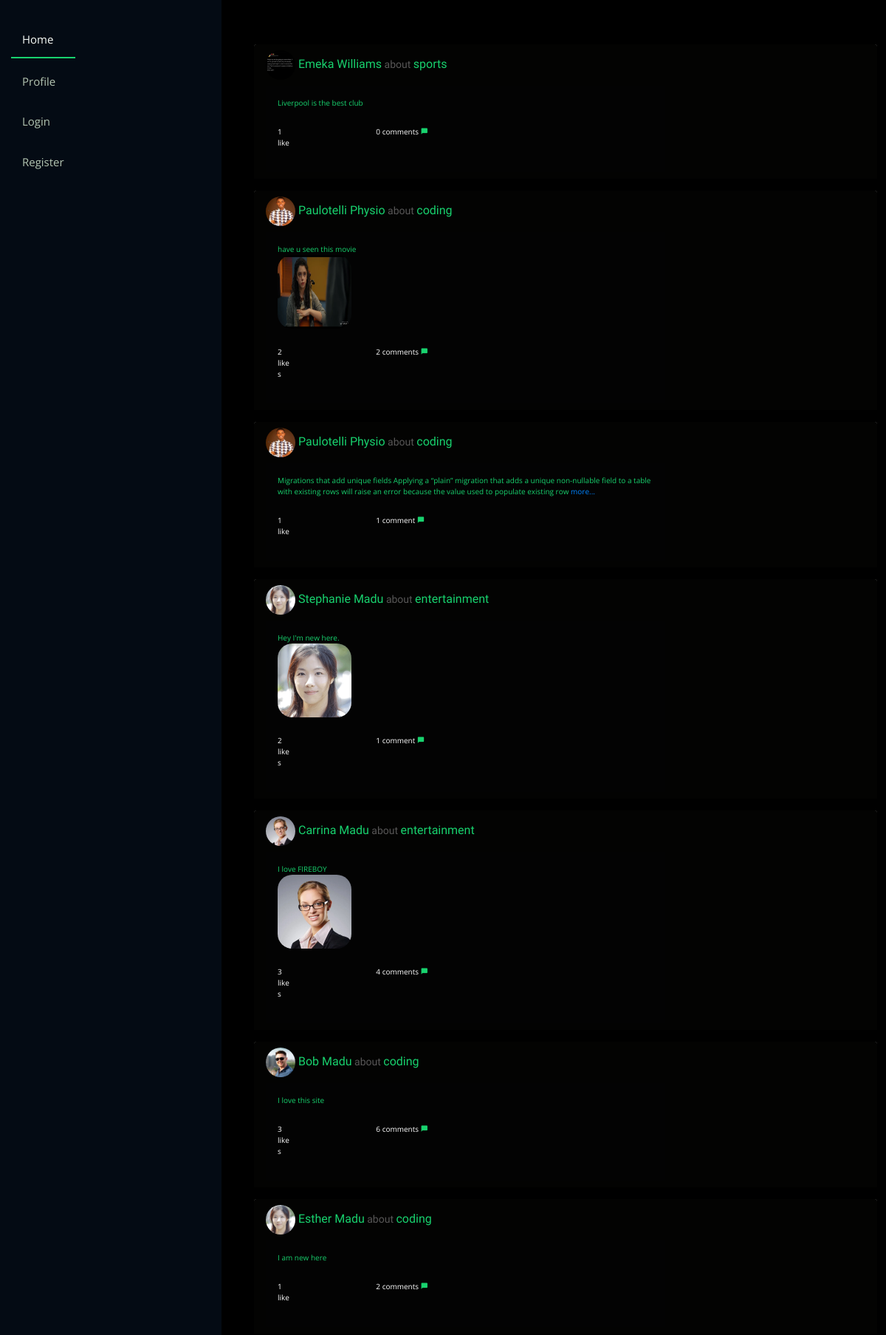
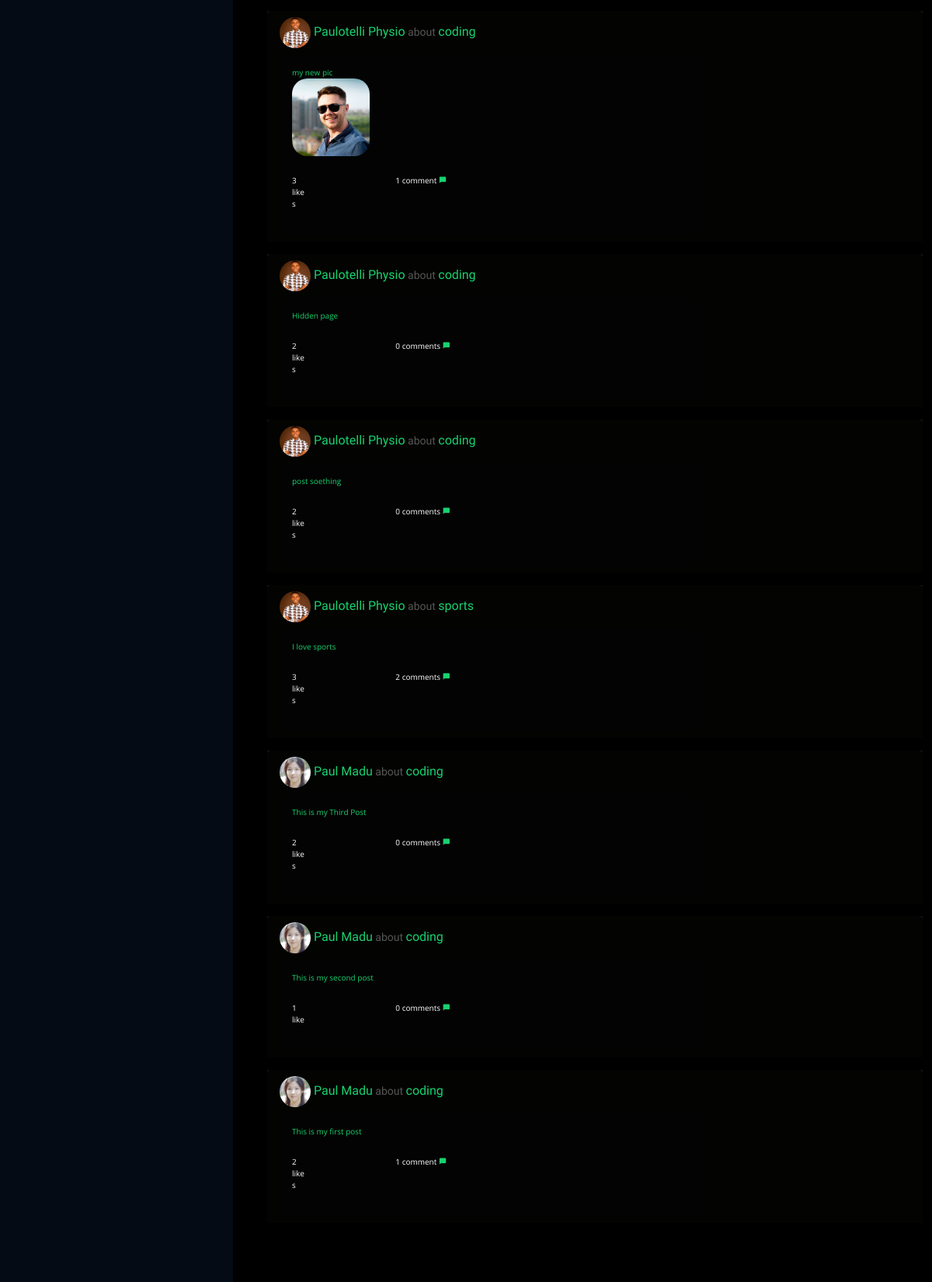
The page / on the database its author committed (2 pictures, top to bottom).
### theblog/models.py (models this page shows, shortened)
class BlogPost(models.Model):
    auth_user = models.ForeignKey(
        User,
        on_delete=models.CASCADE
    )
    category = models.CharField(max_length=255, default = 'coding')
    body=models.TextField()
    post_date = models.DateTimeField(auto_now_add=True)
    likes = models.ManyToManyField(User, related_name = 'blog_posts')
    image = models.ImageField(null = True, blank = True, upload_to = 'images')

class Profile(models.Model):
    user = models.OneToOneField(
        User,
        null = True,
        on_delete=models.CASCADE)
    friends = models.ManyToManyField("Friend", related_name='friend')
    linkedIn_url = models.CharField(default="",max_length=100,  blank=True, null=True)
    twitter_url = models.CharField(default="",max_length=100,  blank=True, null=True)
    instagram_url = models.CharField(default="",max_length=100,  blank=True, null=True)
    facebook_url = models.CharField(default="",max_length=100,  blank=True, null=True)
    image = models.ImageField(upload_to = 'images/profile', null=True, blank=True )
    verified = models.BooleanField(default=False)

### theblog/views.py (the view)
# urls.py: path('', HomeView.as_view(), name = 'home' ),
class HomeView(ListView):
    model = BlogPost
    template_name = 'home.html'
    ordering = ['-post_date']

### theblog/templates/home.html (shortened to what this page needs)
{% load static %}
<!DOCTYPE html>
<html lang="en">
<head>
  <link href="{% static 'home_assets/vendor/aos/aos.css' %}" rel="stylesheet">
  <link href="{% static 'home_assets/vendor/bootstrap/css/bootstrap.min.css' %}" rel="stylesheet">
  <link href="{% static 'home_assets/vendor/bootstrap-icons/bootstrap-icons.css' %}" rel="stylesheet">
  <link href="{% static 'home_assets/vendor/boxicons/css/boxicons.min.css' %}" rel="stylesheet">
  <link href="{% static 'home_assets/vendor/glightbox/css/glightbox.min.css' %}" rel="stylesheet">
  <link href="{% static 'home_assets/vendor/swiper/swiper-bundle.min.css' %}" rel="stylesheet">
  <link href="{% static 'home_assets/css/style.css' %}" rel="stylesheet">
</head>
<body style="background-color: black;">
  <header id="header">
      <nav id="navbar" class="nav-menu navbar">
        <ul>
            <li><a class="nav-link active" style=" border-bottom: 2px solid #18d26e" href="{% url 'home' %}">Home</a></li>
          {% if user.profile.id %}
            <li><a class="nav-link " href="{% url 'profile-detail' user.profile.id %}">Profile</a></li>
          {% else %}
          <li><a class="nav-link " href="{% url 'profile-detail' 1 %}">Profile</a></li>
          {% endif %}
            {% if user.is_authenticated %}
            <li><a class="nav-link" href="{% url 'add_post' %}">Add Post</a></li>
            <li><a class="nav-link" href="{% url 'index' %}">Chats</a></li>
          {% if user.profile.id %}
            <li><a class="nav-link" href="{% url 'edit_profile' user.profile.id %}">Edit Profile</a></li>
          {% else %}
            <li><a class="nav-link" href="{% url 'create_profile' %}">Create Profile</a></li>
          {% endif %}
          {% if user.about.id %}
            <li><a class="nav-link" href="{% url 'edit_about' user.about.id %}">Edit About</a></li>
          {% else %}
            <li><a class="nav-link" href="{% url 'create_about' %}">Create About</a></li>
          {% endif %}
            <li><a class="nav-link" href="{% url 'logout' %}">Logout</a></li>
          {% else %}
            <li><a class="nav-link" href="{% url 'login' %}">Login</a></li>
            <li><a class="nav-link" href="{% url 'register' %}">Register</a></li>
          {% endif %}
        </ul>
      </nav>
  </header>
  <main id="main">
    <section id="about" class="about">
      <div class="container">
        <div class="">
          {% for blogpost in object_list %}
          <ul>
            <div class="card" style="border-color: #070707;border-style: hidden;">
              <div class="card-header mt-0" style="background-color: rgb(3, 3, 2);">
                {% if blogpost.auth_user.profile.image %}
                  <h6><img src="{{ blogpost.auth_user.profile.image.url}}" style="border-radius: 50%;" height="40" width="40"><a href="{% url 'profile-detail' blogpost.auth_user.profile.id %}"> {{blogpost.auth_user.first_name }} {{blogpost.auth_user.last_name }}</a><small><a style="color: rgb(88, 87, 87);"> about </a></small><a href="{% url 'category' blogpost.category|slugify %}">{{blogpost.category}}</a></h6>
                {% endif %}
                  <div class="card-body col-md-8" style="background-color: rgb(3, 3, 3);">
                    {% if blogpost.image %}
                      <p class="card-text" style="font-size: 10px;"><a href="{% url 'article-detail' blogpost.pk %}"> {{ blogpost.body|slice:":200" }}</a><br> <img src="{{blogpost.image.url}}" style="border-radius: 20%;" height="100" width="100"> </p>
                    {% else %}
                    {% if blogpost.body|length >= 200 %}
                      <p style="font-size: 10px;"><a href="{% url 'article-detail' blogpost.pk %}">{{ blogpost.body|slice:":200" }} <a style="color: rgb(0, 132, 255);" href="{% url 'article-detail' blogpost.pk %}"> more...</a></a></p>
                    {% else %}
                      <p style="font-size: 10px;"><a href="{% url 'article-detail' blogpost.pk %}">{{ blogpost.body|slice:":200" }}</a></p>
                    {% endif %}
                    {% endif %}
                      <div class="row" >
                        <div class="col-md-1 mt-2">
                          {% if blogpost.likes.count == 1 %}
                            <p style="font-size: 10px;">{{blogpost.likes.count}} like</p>
                          {% else %}
                            <p style="font-size: 10px;">{{blogpost.likes.count}} likes</p>
                          {% endif %}
                        </div>
                        <div class="col-md-2 mt-1 mt-md-0">
                        </div>
                      <div class="col-md-3 mt-2" style="font-size: 10px;">
                        {% if blogpost.comments.count == 1 %}
                          <p>{{blogpost.comments.count}} comment   <a href="{% url 'add_comment' blogpost.pk %}"><i class="bx bxs-comment"></i></a></p>
                        {% else %}
                          <p>{{blogpost.comments.count}} comments  <a href="{% url 'add_comment' blogpost.pk %}"><i class="bx bxs-comment"></i></a></p>
                        {% endif %}
                      </div>
                    </div>
                  </div>
              </div>
            </div>
          </ul>
          {% endfor %}
          </div>
      </div>
    </section>
  </main>
  <footer id="footer">
  </footer>
</body>
</html>

### static/home_assets/css/style.css (style rules this page uses)
body { font-family: "Open Sans", sans-serif; color: #040607; background-color: rgba(0, 7, 4, 0.3); }
a { color: #18d26e; text-decoration: none; }
p { color:#ffffff }
h1, h2, h3, h4, h5, h6 { font-family: "Raleway", sans-serif; }
#header { position: fixed; top: 0; left: 0; bottom: 0; width: 300px; transition: all ease-in-out 0.5s; z-index: 9997; transition: all 0.5s; padding: 0 15px; background: #040b14; overflow-y: auto; }
#main { margin-left: 300px; }
.nav-menu { padding: 30px 0 0 0; }
.nav-menu * { margin: 0; padding: 0; list-style: none; }
.nav-menu > ul > li { position: relative; white-space: nowrap; }
.nav-menu a, .nav-menu a:focus { display: flex; align-items: center; color: #b4c5b2; ; padding: 12px 15px; margin-bottom: 8px; transition: 0.3s; font-size: 15px; }
.nav-menu a:hover, .nav-menu .active, .nav-menu .active:focus, .nav-menu li:hover > a { text-decoration: none; color: rgb(248, 252, 248); border-bottom: 2px solid #18d26e; border: 50%; }
section { padding: 60px 0; overflow: hidden; }
#footer { padding: 15px; color: #f4f6fd; font-size: 14px; position: fixed; left: 0; bottom: 0; width: 300px; z-index: 9999; background: #040b14; }

### rows shown on the page
BlogPost: auth_user.profile.image (picture), auth_user.first_name "Emeka", auth_user.last_name "Williams", category "sports", body "Liverpool is the best club", likes.count "1", comments.count "0"
BlogPost: auth_user.profile.image (picture), auth_user.first_name "Paulotelli", auth_user.last_name "Physio", category "coding", body "have u seen this movie", image (picture), likes.count "2", comments.count "2"
BlogPost: auth_user.profile.image (picture), auth_user.first_name "Paulotelli", auth_user.last_name "Physio", category "coding", body "Migrations that add unique fields Applying a “plain” migration that adds a unique non-nullable field to a table with existing rows will raise an error because the value used to populate existing row", likes.count "1", comments.count "1"
BlogPost: auth_user.profile.image (picture), auth_user.first_name "Stephanie", auth_user.last_name "Madu", category "entertainment", body "Hey I'm new here.", image (picture), likes.count "2", comments.count "1"
BlogPost: auth_user.profile.image (picture), auth_user.first_name "Carrina", auth_user.last_name "Madu", category "entertainment", body "I love FIREBOY", image (picture), likes.count "3", comments.count "4"
BlogPost: auth_user.profile.image (picture), auth_user.first_name "Bob", auth_user.last_name "Madu", category "coding", body "I love this site", likes.count "3", comments.count "6"
BlogPost: auth_user.profile.image (picture), auth_user.first_name "Esther", auth_user.last_name "Madu", category "coding", body "I am new here", likes.count "1", comments.count "2"
BlogPost: auth_user.profile.image (picture), auth_user.first_name "Paulotelli", auth_user.last_name "Physio", category "coding", body "my new pic", image (picture), likes.count "3", comments.count "1"
BlogPost: auth_user.profile.image (picture), auth_user.first_name "Paulotelli", auth_user.last_name "Physio", category "coding", body "Hidden page", likes.count "2", comments.count "0"
BlogPost: auth_user.profile.image (picture), auth_user.first_name "Paulotelli", auth_user.last_name "Physio", category "coding", body "post soething", likes.count "2", comments.count "0"
BlogPost: auth_user.profile.image (picture), auth_user.first_name "Paulotelli", auth_user.last_name "Physio", category "sports", body "I love sports", likes.count "3", comments.count "2"
BlogPost: auth_user.profile.image (picture), auth_user.first_name "Paul", auth_user.last_name "Madu", category "coding", body "This is my Third Post", likes.count "2", comments.count "0"
BlogPost: auth_user.profile.image (picture), auth_user.first_name "Paul", auth_user.last_name "Madu", category "coding", body "This is my second post", likes.count "1", comments.count "0"
BlogPost: auth_user.profile.image (picture), auth_user.first_name "Paul", auth_user.last_name "Madu", category "coding", body "This is my first post", likes.count "2", comments.count "1"
